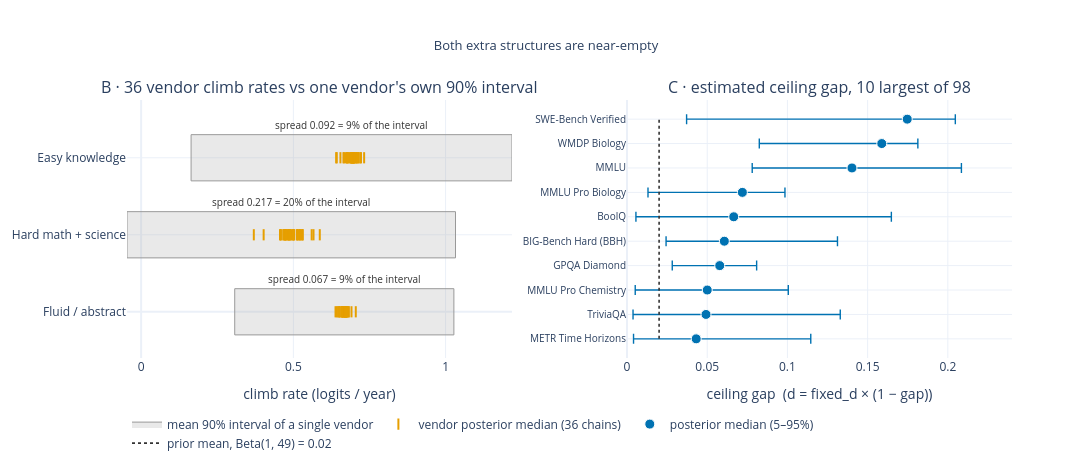

Notebook cell for this chart:
### Markdown cell above
### 6 · The rate hierarchy is empty and the noise gap fires on saturated old benchmarks, not new ones.
All 36 vendor rates in B sit inside **9.2 / 20.1 / 8.7 %** of one vendor's own 90% interval. In C only **3 of 98** benchmarks pull a gap above 0.10: SWE-Bench Verified, WMDP Biology, MMLU.

### Code cell
f = FITS["B"]
lr, VEND = f["lin_rate"], f["vendors"]
med = np.median(lr, axis=0)                                   # (36, 3)
ciw = np.diff(np.quantile(lr, [0.05, 0.95], axis=0), axis=0)[0].mean(axis=0)
gap = FITS["C"]["ceiling_gap"]
gm, gq = np.median(gap, axis=0), np.quantile(gap, [0.05, 0.95], axis=0)
top = np.argsort(-gm)[:10][::-1]
AXB = FITS["B"]["AXIS"]

fig = make_subplots(rows=1, cols=2, column_widths=[0.50, 0.50], horizontal_spacing=0.13,
                    subplot_titles=["B · 36 vendor climb rates vs one vendor's own 90% interval",
                                    "C · estimated ceiling gap, 10 largest of 98"])
for k in range(3):
    lo, hi = med[:, k].mean() - ciw[k] / 2, med[:, k].mean() + ciw[k] / 2
    fig.add_trace(go.Scatter(x=[lo, hi, hi, lo, lo], y=[k - .3, k - .3, k + .3, k + .3, k - .3],
                             mode="lines", fill="toself", fillcolor="rgba(153,153,153,0.22)",
                             line=dict(color=C["gray"], width=1),
                             name="mean 90% interval of a single vendor" if k == 0 else None,
                             showlegend=k == 0, hoverinfo="skip"), row=1, col=1)
    fig.add_trace(go.Scatter(x=med[:, k], y=[k] * 36, mode="markers",
                             name="vendor posterior median (36 chains)" if k == 0 else None,
                             showlegend=k == 0,
                             marker=dict(color=C["orange"], size=8, symbol="line-ns-open",
                                         line=dict(color=C["orange"], width=2)),
                             text=VEND, hovertemplate="%{text}: %{x:.3f}<extra></extra>"),
                  row=1, col=1)
    sp = med[:, k].max() - med[:, k].min()
    fig.add_annotation(x=med[:, k].mean(), y=k + 0.42, showarrow=False, row=1, col=1,
                       font=dict(size=10, color=C["dark"]),
                       text=f"spread {sp:.3f} = {100 * sp / ciw[k]:.0f}% of the interval")
fig.update_yaxes(tickmode="array", tickvals=list(range(3)), ticktext=AXB,
                 range=[-0.6, 2.75], row=1, col=1)
fig.update_xaxes(title_text="climb rate (logits / year)", row=1, col=1)

fig.add_trace(go.Scatter(x=gm[top], y=[BEN[i] for i in top], mode="markers",
                         name="posterior median (5–95%)",
                         marker=dict(color=C["blue"], size=10, line=dict(color="white", width=1)),
                         error_x=dict(type="data", symmetric=False, array=gq[1][top] - gm[top],
                                      arrayminus=gm[top] - gq[0][top], color=C["blue"],
                                      thickness=1.4, width=5),
                         hovertemplate="%{y}: %{x:.3f}<extra></extra>"), row=1, col=2)
fig.add_trace(go.Scatter(x=[0.02] * 2, y=[BEN[top[0]], BEN[top[-1]]], mode="lines",
                         name="prior mean, Beta(1, 49) = 0.02",
                         line=dict(color=C["dark"], width=1.6, dash="dot")), row=1, col=2)
fig.update_xaxes(title_text="ceiling gap  (d = fixed_d × (1 − gap))", range=[0, 0.24], row=1, col=2)
fig.update_yaxes(tickfont=dict(size=10), row=1, col=2)
fig.update_layout(title="Both extra structures are near-empty", height=470, width=1250,
                  legend=dict(orientation="h", y=-0.20), margin=dict(t=100, l=110))
show(fig, "06_hierarchy_and_gap")

print("B lin_rate: " + " · ".join(
    f"{AXB[k]} mean {med[:, k].mean():.3f}, vendor sd {med[:, k].std():.4f}, "
    f"spread/CI {100 * (med[:, k].max() - med[:, k].min()) / ciw[k]:.1f}%" for k in range(3)))
print(f"C ceiling_gap: median over benchmarks {np.median(gm):.4f} · "
      f"{int((gm > 0.05).sum())} above 0.05 · {int((gm > 0.10).sum())} above 0.10 → "
      + ", ".join(f"{BEN[i]} {gm[i]:.3f}" for i in np.argsort(-gm)[:3]))
print("  fixed 4PL ceilings: " + ", ".join(
    f"{BEN[i]} d={FITS['C']['fixed_d'][i]:.2f}" for i in np.where(FITS["C"]["fixed_d"] < 1)[0]))

### Figure 1 — Plotly figure (JSON) as saved in the notebook; plotly's stock layout.template omitted (floating-point values rounded to 4 significant figures)
{"data": [{"fill": "toself", "fillcolor": "rgba(153,153,153,0.22)", "hoverinfo": "skip", "line": {"color": "#999999", "width": 1}, "mode": "lines", "name": "mean 90% interval of a single vendor", "showlegend": true, "type": "scatter", "x": [0.3074, 1.027, 1.027, 0.3074, 0.3074], "xaxis": "x", "y": [-0.3, -0.3, 0.3, 0.3, -0.3], "yaxis": "y"}, {"hovertemplate": "%{text}: %{x:.3f}<extra></extra>", "marker": {"color": "#E69F00", "line": {"color": "#E69F00", "width": 2}, "size": 8, "symbol": "line-ns-open"}, "mode": "markers", "name": "vendor posterior median (36 chains)", "showlegend": true, "text": ["codestral", "codex", "deepseek-r", "deepseek-v", "gemini-flash", "gemini-flash-lite", "gemini-pro", "glm", "gpt", "grok", "grok-fast", "haiku", "kimi", "llama-70b", "llama-8b", "mimo-pro", "mini", "minimax", "mistral-large", "mistral-medium", "mistral-open-7b", "mistral-small", "nano", "o-flagship", "o-mini", "o-pro", "opus", "pro", "qwen-flash", "qwen-max", "qwen-open-14b", "qwen-open-32b", "qwen-open-72b", "qwen-open-7b", "qwen-plus", "sonnet"], "type": "scatter", "x": [0.6686, 0.6734, 0.6635, 0.705, 0.6517, 0.6625, 0.6909, 0.6694, 0.6702, 0.6725, 0.6694, 0.647, 0.6744, 0.6616, 0.6694, 0.6663, 0.6426, 0.6579, 0.662, 0.6653, 0.6517, 0.6597, 0.6687, 0.6761, 0.66, 0.6738, 0.6817, 0.6385, 0.6694, 0.6816, 0.67, 0.6725, 0.6749, 0.6724, 0.6772, 0.6515], "xaxis": "x", "y": [0, 0, 0, 0, 0, 0, 0, 0, 0, 0, 0, 0, 0, 0, 0, 0, 0, 0, 0, 0, 0, 0, 0, 0, 0, 0, 0, 0, 0, 0, 0, 0, 0, 0, 0, 0], "yaxis": "y"}, {"fill": "toself", "fillcolor": "rgba(153,153,153,0.22)", "hoverinfo": "skip", "line": {"color": "#999999", "width": 1}, "mode": "lines", "showlegend": false, "type": "scatter", "x": [-0.04644, 1.033, 1.033, -0.04644, -0.04644], "xaxis": "x", "y": [0.7, 0.7, 1.3, 1.3, 0.7], "yaxis": "y"}, {"hovertemplate": "%{text}: %{x:.3f}<extra></extra>", "marker": {"color": "#E69F00", "line": {"color": "#E69F00", "width": 2}, "size": 8, "symbol": "line-ns-open"}, "mode": "markers", "showlegend": false, "text": ["codestral", "codex", "deepseek-r", "deepseek-v", "gemini-flash", "gemini-flash-lite", "gemini-pro", "glm", "gpt", "grok", "grok-fast", "haiku", "kimi", "llama-70b", "llama-8b", "mimo-pro", "mini", "minimax", "mistral-large", "mistral-medium", "mistral-open-7b", "mistral-small", "nano", "o-flagship", "o-mini", "o-pro", "opus", "pro", "qwen-flash", "qwen-max", "qwen-open-14b", "qwen-open-32b", "qwen-open-72b", "qwen-open-7b", "qwen-plus", "sonnet"], "type": "scatter", "x": [0.5011, 0.5217, 0.472, 0.5224, 0.5308, 0.4829, 0.5662, 0.5601, 0.4582, 0.5868, 0.4991, 0.4936, 0.5297, 0.5188, 0.485, 0.4852, 0.4561, 0.4725, 0.503, 0.4994, 0.4592, 0.467, 0.4864, 0.4727, 0.4678, 0.5137, 0.4765, 0.3701, 0.4899, 0.5118, 0.4804, 0.4908, 0.5272, 0.4024, 0.5138, 0.4759], "xaxis": "x", "y": [1, 1, 1, 1, 1, 1, 1, 1, 1, 1, 1, 1, 1, 1, 1, 1, 1, 1, 1, 1, 1, 1, 1, 1, 1, 1, 1, 1, 1, 1, 1, 1, 1, 1, 1, 1], "yaxis": "y"}, {"fill": "toself", "fillcolor": "rgba(153,153,153,0.22)", "hoverinfo": "skip", "line": {"color": "#999999", "width": 1}, "mode": "lines", "showlegend": false, "type": "scatter", "x": [0.1641, 1.218, 1.218, 0.1641, 0.1641], "xaxis": "x", "y": [1.7, 1.7, 2.3, 2.3, 1.7], "yaxis": "y"}, {"hovertemplate": "%{text}: %{x:.3f}<extra></extra>", "marker": {"color": "#E69F00", "line": {"color": "#E69F00", "width": 2}, "size": 8, "symbol": "line-ns-open"}, "mode": "markers", "showlegend": false, "text": ["codestral", "codex", "deepseek-r", "deepseek-v", "gemini-flash", "gemini-flash-lite", "gemini-pro", "glm", "gpt", "grok", "grok-fast", "haiku", "kimi", "llama-70b", "llama-8b", "mimo-pro", "mini", "minimax", "mistral-large", "mistral-medium", "mistral-open-7b", "mistral-small", "nano", "o-flagship", "o-mini", "o-pro", "opus", "pro", "qwen-flash", "qwen-max", "qwen-open-14b", "qwen-open-32b", "qwen-open-72b", "qwen-open-7b", "qwen-plus", "sonnet"], "type": "scatter", "x": [0.6989, 0.7197, 0.6724, 0.6999, 0.6907, 0.6968, 0.7324, 0.7222, 0.6546, 0.7059, 0.6894, 0.691, 0.6954, 0.6762, 0.6841, 0.6969, 0.7035, 0.6645, 0.6779, 0.6812, 0.6768, 0.667, 0.7077, 0.6994, 0.6949, 0.7086, 0.7132, 0.6425, 0.6912, 0.7141, 0.692, 0.6882, 0.6926, 0.6406, 0.6963, 0.6995], "xaxis": "x", "y": [2, 2, 2, 2, 2, 2, 2, 2, 2, 2, 2, 2, 2, 2, 2, 2, 2, 2, 2, 2, 2, 2, 2, 2, 2, 2, 2, 2, 2, 2, 2, 2, 2, 2, 2, 2], "yaxis": "y"}, {"error_x": {"array": [0.07142, 0.08369, 0.05051, 0.023, 0.07053, 0.09827, 0.02655, 0.06823, 0.02249, 0.02996], "arrayminus": [0.03907, 0.04549, 0.04491, 0.0296, 0.03632, 0.06097, 0.05883, 0.0622, 0.07636, 0.1376], "color": "#0072B2", "symmetric": false, "thickness": 1.4, "type": "data", "width": 5}, "hovertemplate": "%{y}: %{x:.3f}<extra></extra>", "marker": {"color": "#0072B2", "line": {"color": "white", "width": 1}, "size": 10}, "mode": "markers", "name": "posterior median (5–95%)", "type": "scatter", "x": [0.04313, 0.04924, 0.05002, 0.0578, 0.06067, 0.06652, 0.07191, 0.1402, 0.1588, 0.1747], "xaxis": "x2", "y": ["METR Time Horizons", "TriviaQA", "MMLU Pro Chemistry", "GPQA Diamond", "BIG-Bench Hard (BBH)", "BoolQ", "MMLU Pro Biology", "MMLU", "WMDP Biology", "SWE-Bench Verified"], "yaxis": "y2"}, {"line": {"color": "#333333", "dash": "dot", "width": 1.6}, "mode": "lines", "name": "prior mean, Beta(1, 49) = 0.02", "type": "scatter", "x": [0.02, 0.02], "xaxis": "x2", "y": ["METR Time Horizons", "SWE-Bench Verified"], "yaxis": "y2"}], "layout": {"annotations": [{"font": {"size": 16}, "showarrow": false, "text": "B · 36 vendor climb rates vs one vendor's own 90% interval", "x": 0.2175, "xanchor": "center", "xref": "paper", "y": 1.0, "yanchor": "bottom", "yref": "paper"}, {"font": {"size": 16}, "showarrow": false, "text": "C · estimated ceiling gap, 10 largest of 98", "x": 0.7825, "xanchor": "center", "xref": "paper", "y": 1.0, "yanchor": "bottom", "yref": "paper"}, {"font": {"color": "#333333", "size": 10}, "showarrow": false, "text": "spread 0.067 = 9% of the interval", "x": 0.6673, "xref": "x", "y": 0.42, "yref": "y"}, {"font": {"color": "#333333", "size": 10}, "showarrow": false, "text": "spread 0.217 = 20% of the interval", "x": 0.4931, "xref": "x", "y": 1.42, "yref": "y"}, {"font": {"color": "#333333", "size": 10}, "showarrow": false, "text": "spread 0.092 = 9% of the interval", "x": 0.6911, "xref": "x", "y": 2.42, "yref": "y"}], "height": 470, "legend": {"orientation": "h", "y": -0.2}, "margin": {"l": 110, "t": 100}, "title": {"font": {"size": 13}, "text": "Both extra structures are near-empty", "x": 0.5}, "width": 1250, "xaxis": {"anchor": "y", "domain": [0.0, 0.435], "title": {"text": "climb rate (logits / year)"}}, "xaxis2": {"anchor": "y2", "domain": [0.565, 1.0], "range": [0, 0.24], "title": {"text": "ceiling gap  (d = fixed_d × (1 − gap))"}}, "yaxis": {"anchor": "x", "domain": [0.0, 1.0], "range": [-0.6, 2.75], "tickmode": "array", "ticktext": ["Fluid / abstract", "Hard math + science", "Easy knowledge"], "tickvals": [0, 1, 2]}, "yaxis2": {"anchor": "x2", "domain": [0.0, 1.0], "tickfont": {"size": 10}}}}
